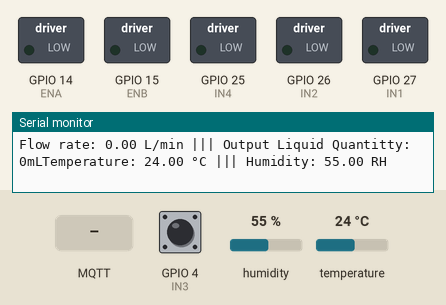
This sketch was run on a simulated ESP32. Shown: switched loads named in the sketch (green lamp = pin HIGH), the last lines printed to the serial monitor. Inputs (shaded band) come from the test bench; at power-on: GPIO 4 (IN3) HIGH, humidity 55 %, temperature 24 °C. WiFi joins after 1.5 s; servers stay silent unless stated; no MQTT or app messages arrive unless stated.

Above: at 2.9 s.
3.0 s: MQTT message "DC Motor Slider CW1" arrives on the first subscribed topic
At 4.1 s:
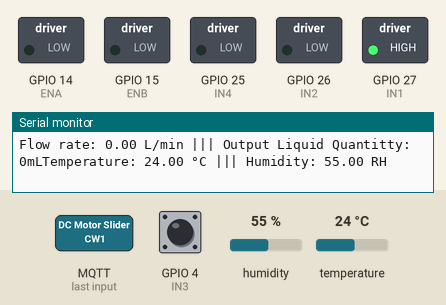
4.5 s: MQTT message "1" arrives on the first subscribed topic
At 5.2 s:
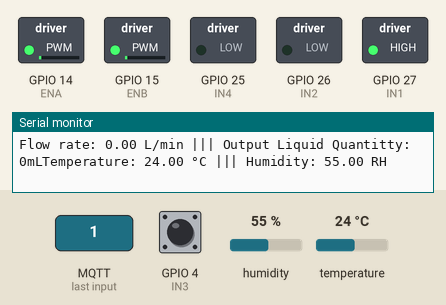
6.0 s: MQTT message "DC Motor Slider CW1" arrives on the second subscribed topic
At 6.4 s:
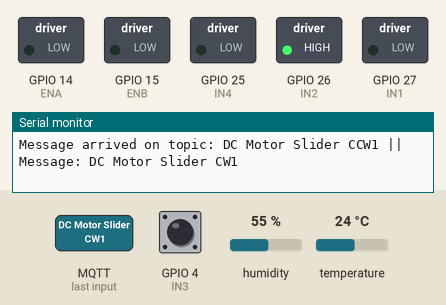
7.5 s: MQTT message "1" arrives on the second subscribed topic
At 8.7 s:
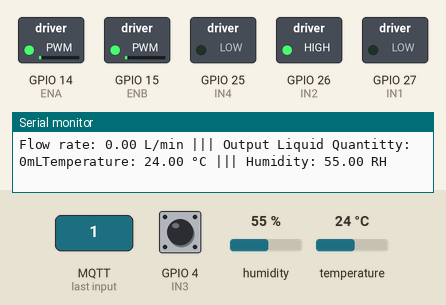
9.0 s: MQTT message "DC Motor Slider CW2" arrives on the second subscribed topic
At 9.8 s:
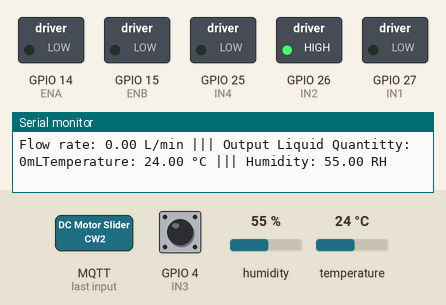
10.5 s: MQTT message "1" arrives on the third subscribed topic
At 10.9 s:
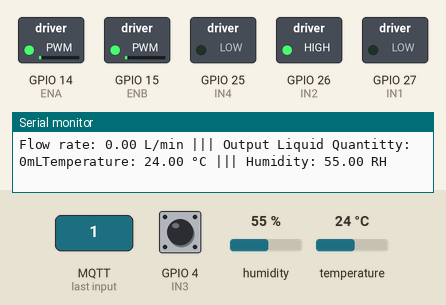
Timing chart, 0 to 13.0 s (numbered marks = the images above; inputs shaded):
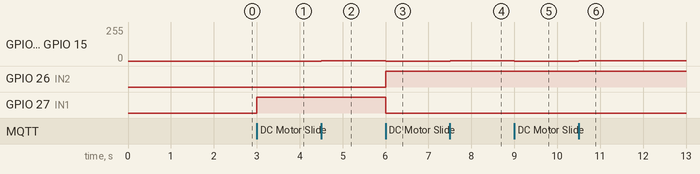

The sketch:

Flow__DHT11__MotorDC.ino
```cpp
#include <WiFi.h>
#include <DHT.h>
#include <Wire.h>
#include <PubSubClient.h>

// Koneksi MQTT
const char* ssid = "Yayat";
const char* password = "ratnasusanti";
const char* mqtt_server = "192.168.100.129";
WiFiClient espClient;
PubSubClient client(espClient);

//DC Motor Slider
int IN1 = 27;
int IN2 = 26;
int ENA = 14;

int IN3 = 4;
int IN4 = 25;
int ENB = 15;

const int frequency = 30000;
const int resolution = 8;
const int channel1 = 0;
const int channel2 = 0;


// Water Flow Sensor
const int Water = 4;
float calibrationFactor = 4.5;
volatile byte pulseCount;
byte pulse1Sec = 0;
float flowRate;
unsigned int flowMilliLitres ;
unsigned long totalMilliLitres ;

// Temperature dan Humidity Sensor
DHT dht(13, DHT11);

// Millis
long lastMsg = 0;
char msg[50];
int value = 0;


// Pulsa Counter
void IRAM_ATTR pulseCounter()
{
  pulseCount++;
}

void setup()
{
  Serial.begin(115200); // Baudrate serial

  // DC Motor
  pinMode(IN1, OUTPUT);
  pinMode(IN2, OUTPUT);
  pinMode(ENA, OUTPUT);
  pinMode(IN3, OUTPUT);
  pinMode(IN4, OUTPUT);
  pinMode(ENB, OUTPUT);

  // PWM Setup
  ledcSetup(channel1, frequency, resolution);
  ledcSetup(channel2, frequency, resolution);

  ledcAttachPin(ENA, channel1);
  ledcAttachPin(ENB, channel2);

  //Setup WIFI
  setup_wifi();
  client.setServer(mqtt_server, 1883);
  client.setCallback(callback);
  delay(200);

  // Water Sensor
  pinMode(Water, INPUT_PULLUP);
  pulseCount = 0;
  flowRate = 0.0;
  flowMilliLitres = 0;
  totalMilliLitres = 0;
  attachInterrupt(digitalPinToInterrupt(Water), pulseCounter, FALLING);

  //Temperature
  dht.begin();
}

void setup_wifi()
{
  delay(10);
  // Menyambungkan ke WIFI
  Serial.println();
  Serial.print("Menyambungkan ke  ");
  Serial.println(ssid);
  WiFi.begin(ssid, password);

  while (WiFi.status() != WL_CONNECTED)
  {
    delay(500);
    Serial.print(".");
  }

  Serial.println("");
  Serial.println("WiFi connected");
  Serial.println("IP address: ");
  Serial.println(WiFi.localIP());
}

void callback(char* topic, byte* message, unsigned int length)
{
  Serial.print("Message arrived on topic: ");
  Serial.print(topic);
  Serial.print(" || Message: ");
  String messageTemp;

  for (int i = 0; i < length; i++) {
    Serial.print((char)message[i]);
     messageTemp+= (char)message[i];
  }
  Serial.println();

  // SLIDER TOPIC
  if (String(topic) == "DC Motor Slider CW1")
  {
    ledcWrite(channel1,messageTemp.toInt());
    digitalWrite(IN1, HIGH);
    digitalWrite(IN2, LOW);
  }

  else if (String(topic) == "DC Motor Slider CCW1")
  {
    ledcWrite(channel1,messageTemp.toInt());
    digitalWrite(IN1, LOW);
    digitalWrite(IN2, HIGH);
  }

  else if (String(topic) == "DC Motor Slider CW2")
  {
    ledcWrite(channel2,messageTemp.toInt());
    digitalWrite(IN3, HIGH);
    digitalWrite(IN4, LOW);
  }

  else if (String(topic) == "DC Motor Slider CCW2")
  {
    ledcWrite(channel2,messageTemp.toInt());
    digitalWrite(IN3, LOW);
    digitalWrite(IN4, HIGH);
  }

}

void reconnect()
{
  while (!client.connected()) {
    Serial.print("Attempting MQTT connection...");
    if (client.connect("ESP8266Client")) {
      Serial.println("connected");
      // Subscribe
      client.subscribe("DC Motor Slider CW1");
      client.subscribe("DC Motor Slider CCW1");
      client.subscribe("DC Motor Slider CW2");
      client.subscribe("DC Motor Slider CCW2");
    } else {
      Serial.print("failed, rc=");
      Serial.print(client.state());
      Serial.println(" try again in 5 seconds");
      // Wait 5 seconds before retrying
      delay(5000);
    }
  }
}

void loop() {
  if (!client.connected()) {
    reconnect();
  }
  client.loop();

  long now = millis();
  if (now - lastMsg > 1000)
  {
    // WATER FLOW SENSOR
    pulse1Sec = pulseCount;
    pulseCount = 0;
    flowRate = ((1000.0/(millis()-lastMsg))*pulse1Sec)/calibrationFactor;
    lastMsg = millis();
    flowMilliLitres = (flowRate/60)*1000;
    totalMilliLitres += flowMilliLitres;

    //Laju Aliran 1 detik dalam 1 menit
    Serial.print("Flow rate: ");
    Serial.print(float(flowRate));
    char flowRate_String[8];
    dtostrf(flowRate, 4, 2, flowRate_String);
    Serial.print(" L/min");
    client.publish("FlowRate",flowRate_String);

    // Total Kumulatif Liter yang mengalir sejak awal
    Serial.print(" ||| Output Liquid Quantitty: ");
    Serial.print(totalMilliLitres);
    Serial.print("mL");
   // Serial.print(totalMilliLitres/1000);
    char total_String[8];
    dtostrf(totalMilliLitres, 0, 0, total_String);
    //Serial.println(" L");
    client.publish("TotalLiter",total_String);

    // TEMPERATURE dan HUMIDITY SENSOR
    float suhu = dht.readTemperature();
    float kelembapan = dht.readHumidity();
    Serial.print("Temperature: ");
    Serial.print(suhu);
    char suhu_String[8];
    dtostrf(suhu, 3, 2, suhu_String);
    Serial.print(" °C");
    client.publish("Temp",suhu_String);

    Serial.print(" ||| Humidity: ");
    Serial.print(kelembapan);
    char kelembapan_String[8];
    dtostrf(kelembapan, 3, 2, kelembapan_String);
    Serial.println(" RH");
    client.publish("Humidity",kelembapan_String);

  }

  client.publish("statusesp","on");
}
```

Measured:
- after the input at 3.0 s, GPIO 27 (IN1): LOW → HIGH at once
- after the input at 4.5 s, GPIO 14 (ENA), GPIO 15 (ENB): 0/255 → 1/255 at once
- after the input at 6.0 s, GPIO 14 (ENA), GPIO 15 (ENB): 1/255 → 0/255 at once; GPIO 26 (IN2): LOW → HIGH at once; GPIO 27 (IN1): HIGH → LOW at once
- after the input at 7.5 s, GPIO 14 (ENA), GPIO 15 (ENB): 0/255 → 1/255 at once
- after the input at 9.0 s, GPIO 14 (ENA), GPIO 15 (ENB): 1/255 → 0/255 at once
- after the input at 10.5 s, GPIO 14 (ENA), GPIO 15 (ENB): 0/255 → 1/255 at once
